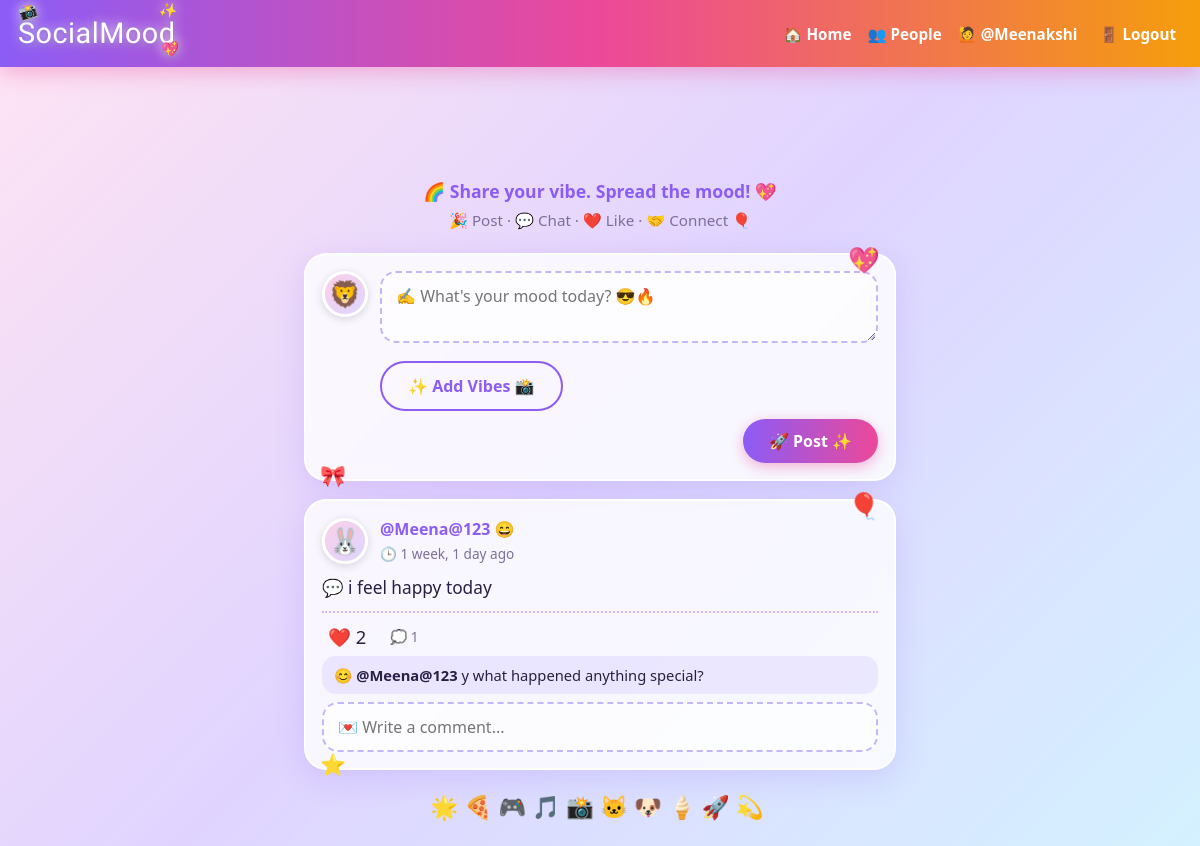
The app's page / (signed in), older data.
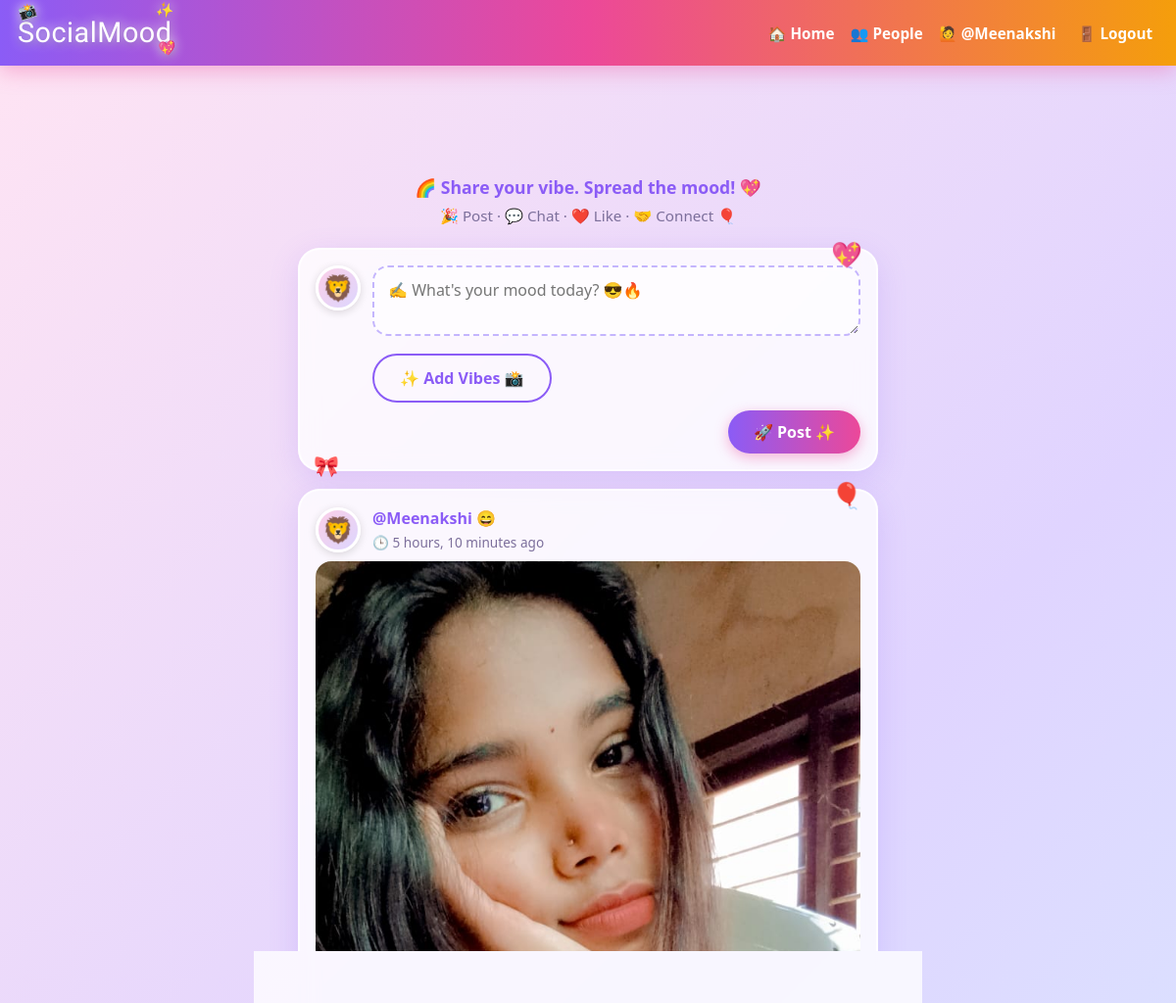
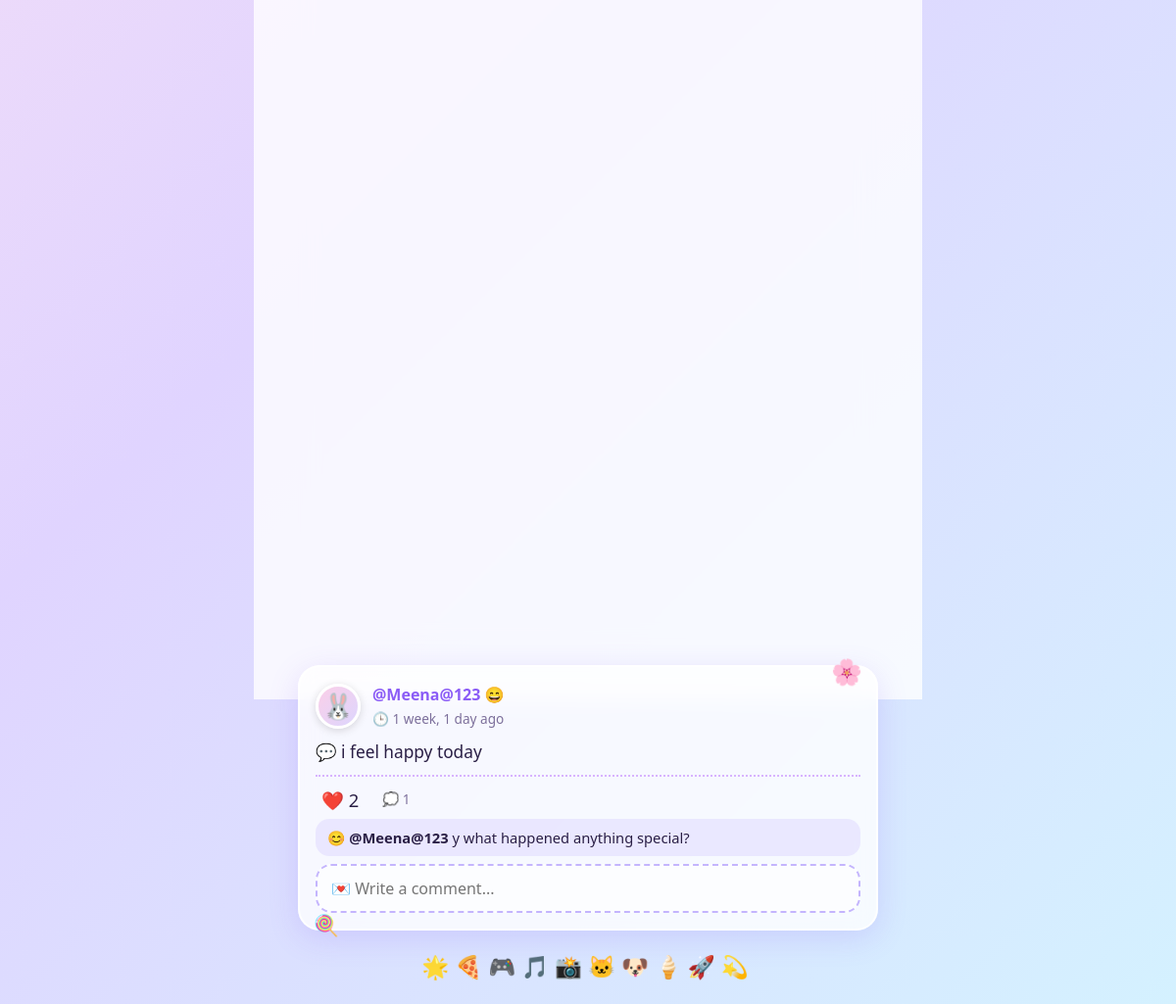
The same page, newer data (2 pictures, top to bottom).
### core/models.py (models this page shows, shortened)
class Post(models.Model):
    author = models.ForeignKey(User, on_delete=models.CASCADE, related_name="posts")
    text = models.TextField(max_length=280, blank=True)
    image=models.ImageField(upload_to="posts/",blank=True, null=True)
    created = models.DateTimeField(auto_now_add=True)
    likes = models.ManyToManyField(User, related_name="liked_posts", blank=True)
    class Meta:
        ordering = ["-created"]

class Comment(models.Model):
    post = models.ForeignKey(Post, on_delete=models.CASCADE, related_name="comments")
    author = models.ForeignKey(User, on_delete=models.CASCADE)
    text = models.CharField(max_length=200)
    created = models.DateTimeField(auto_now_add=True)

### core/views.py (the view)
# urls.py: path("", views.feed, name="feed"),
@login_required
def feed(request):
    followed = request.user.profile.following.values_list("user", flat=True)
    posts = Post.objects.filter(author__in=list(followed) + [request.user.id])
    return render(request, "feed.html", {"posts": posts})

### core/templates/feed.html (shortened to what this page needs)
{% extends "base.html" %}
{% block content %}
<div class="card">
  <div class="row" style="align-items:flex-start">
    <div class="avatar" data-name="{{ user.username }}">{{ user.username|first|upper }}</div>
    <form method="post" action="{% url 'create_post' %}" enctype="multipart/form-data" style="flex:1">
      <textarea name="text" rows="2" maxlength="280" placeholder="✍️ What's your mood today? 😎🔥"></textarea>
      <label for="imageInput" id="fileLabel" class="btn outline" style="display:inline-block;margin:4px 0 8px;cursor:pointer">✨ Add Vibes 📸</label>
      <div style="text-align:right"><button class="btn" type="submit">🚀 Post ✨</button></div>
    </form>
  </div>
</div>
{% for post in posts %}
<div class="card">
  <div class="row">
    <div class="avatar" data-name="{{ post.author.username }}">{{ post.author.username|first|upper }}</div>
    <div>
      <a href="{% url 'profile' post.author.username %}"><strong>@{{ post.author.username }}</strong> 😄</a><br>
      <span class="meta">🕒 {{ post.created|timesince }} ago</span>
    </div>
  </div>
  {% if post.text %}<p class="post-text">💬 {{ post.text }}</p>{% endif %}
  {% if post.image %}<img src="{{ post.image.url }}" style="width:100%;border-radius:16px;margin:8px 0;display:block">{% endif %}
  <div class="actions">
    <button class="like-btn" data-id="{{ post.id }}">{% if user in post.likes.all %}❤️ {% else %}🤍 {% endif %}<span class="count">{{ post.likes.count }}</span></button>
    <span class="meta">💭 {{ post.comments.count }}</span>
    {% if post.author == user %}
      <form method="post" action="{% url 'delete_post' post.id %}" style="margin-left:auto" onsubmit="return confirm('Delete this post? 😢 This cannot be undone.')">
        <button type="submit" class="like-btn" style="color:#e11d48">🗑️ Delete</button>
      </form>
    {% endif %}
  </div>
  {% for c in post.comments.all %}
    <div class="comment">😊 <strong>@{{ c.author.username }}</strong> {{ c.text }}</div>
  {% endfor %}
  <form method="post" action="{% url 'add_comment' post.id %}" style="margin-top:8px">
    <input name="text" maxlength="200" placeholder="💌 Write a comment..." required style="margin:0">
  </form>
</div>
{% empty %}
<div class="card meta" style="text-align:center;font-size:1.1rem">😴 No posts yet. Write the first one! 🚀🎉</div>
{% endfor %}
{% endblock %}

### core/templates/base.html (shortened to what this page needs)
<!DOCTYPE html>
{% load static %}
<html lang="en">
<head>
</head>
<body>
  <div id="sky"></div>
  <nav>
    <a href="{% url 'feed' %}" class="logo"><span class="brand">SocialMood<span class="em em1">📸</span><span class="em em2">✨</span><span class="em em3">💖</span></span></a>
    <div>
      {% if user.is_authenticated %}
        <a href="{% url 'feed' %}">🏠 Home</a>
        <a href="{% url 'people' %}">👥 People</a>
        <a href="{% url 'profile' user.username %}">🙋 @{{ user.username }}</a>
        <form method="post" action="{% url 'logout' %}" style="display:inline">
          {% csrf_token %}<button type="submit">🚪 Logout</button>
        </form>
      {% else %}
        <a href="{% url 'login' %}">🔑 Login</a>
        <a href="{% url 'register' %}">🎊 Sign up</a>
      {% endif %}
    </div>
  </nav>
  <div class="container">
    <div class="hero">
      <h1><span class="brand">SocialMood<span class="em em1">📸</span><span class="em em2">✨</span><span class="em em3">💖</span></span></h1>
      <p class="tagline">🌈 Share your vibe. Spread the mood! 💖</p>
      <p class="tagline2">🎉 Post · 💬 Chat · ❤️ Like · 🤝 Connect 🎈</p>
    </div>
    {% block content %}{% endblock %}
    <div class="banner" style="margin-top:20px">🌟🍕🎮🎵📸🐱🐶🍦🚀💫</div>
  </div>
</body>
</html>

Row changes from the older to the newer data that the page shows:
added Post: author.username "Meenakshi", created "5 hours, 10 minutes", image (picture)
